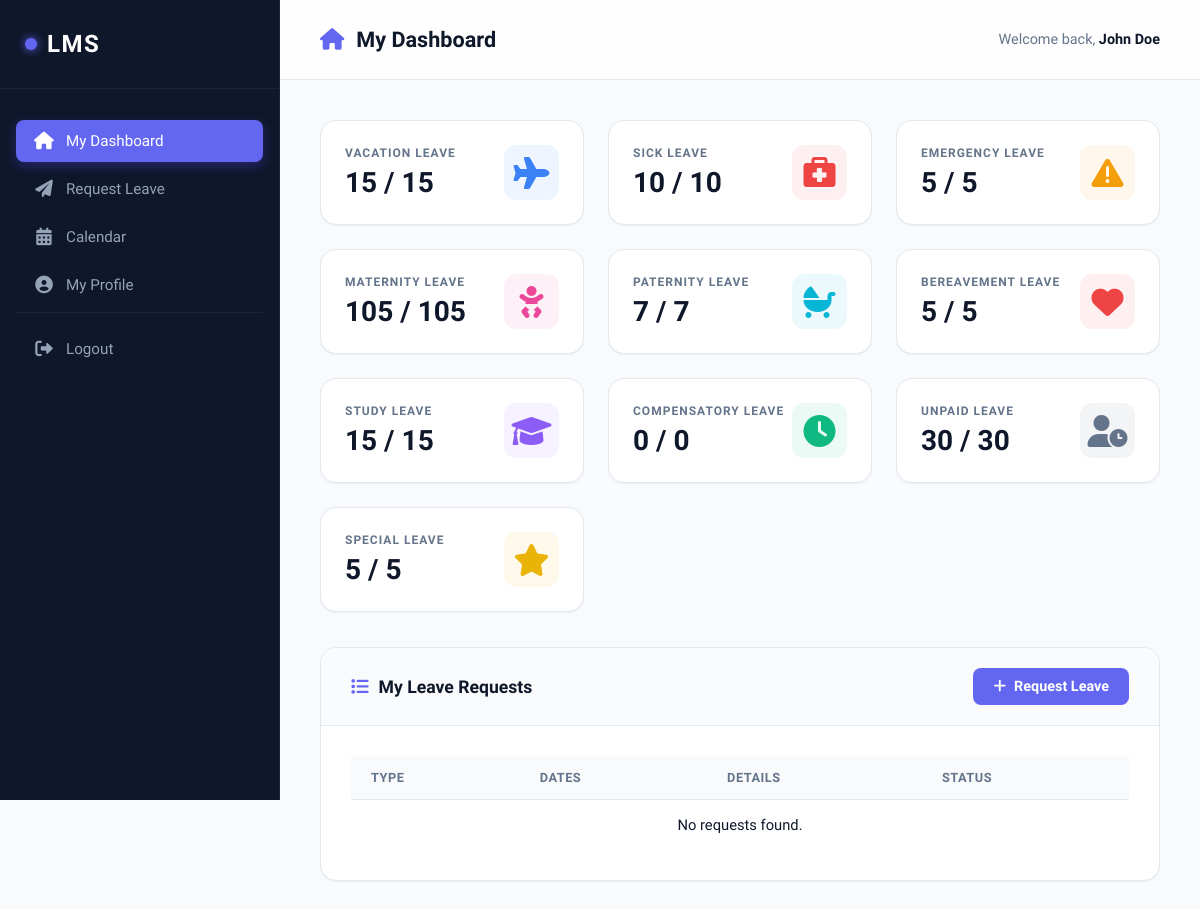
Page /employee_dashboard.php (signed in) on the committed database.
### tables this page shows
CREATE TABLE leave_balances (
    id INT AUTO_INCREMENT PRIMARY KEY,
    user_id INT NOT NULL,
    leave_type VARCHAR(100) NOT NULL,
    total_allowed DECIMAL(5,2) DEFAULT 15.00,
    days_used DECIMAL(5,2) DEFAULT 0.00,
    FOREIGN KEY (user_id) REFERENCES users(id) ON DELETE CASCADE
);

### includes/auth_check.php (called while the page is built, shortened)
<?php
function e($value) {
    return htmlspecialchars($value ?? '', ENT_QUOTES, 'UTF-8');
}
?>

### employee_dashboard.php (the view, shortened to what this page needs)
<?php
require_once 'includes/config.php';
require_once 'includes/auth_check.php';
$user_id = $_SESSION['user_id'];
$stmt = $pdo->prepare("SELECT * FROM leave_balances WHERE user_id = ?");
$stmt->execute([$user_id]);
$balances = $stmt->fetchAll();
$stmt = $pdo->prepare("SELECT * FROM leave_requests WHERE user_id = ? ORDER BY created_at DESC");
$stmt->execute([$user_id]);
$requests = $stmt->fetchAll();
?>
<!DOCTYPE html>
<html lang="en">
<head>
    <link rel="stylesheet" href="assets/style.css">
    <link rel="stylesheet" href="https://cdnjs.cloudflare.com/ajax/libs/font-awesome/6.0.0/css/all.min.css">
</head>
<body>
    <?php include 'includes/sidebar.php'; ?>
    <div class="main-content">
        <div class="top-nav">
            <h2><i class="fas fa-home"></i> My Dashboard</h2>
            <div class="user-info">
                <span>Welcome back, <strong><?php echo e($_SESSION['name']); ?></strong></span>
            </div>
        </div>
        <div class="content-wrapper">
            <div class="stats-container">
                <?php
                $icons = [
                    'Vacation Leave' => ['icon' => 'fa-plane', 'color' => '#3b82f6', 'bg' => 'rgba(59, 130, 246, 0.08)'],
                    'Sick Leave' => ['icon' => 'fa-briefcase-medical', 'color' => '#ef4444', 'bg' => 'rgba(239, 68, 68, 0.08)'],
                    'Emergency Leave' => ['icon' => 'fa-exclamation-triangle', 'color' => '#f59e0b', 'bg' => 'rgba(245, 158, 11, 0.08)'],
                    'Maternity Leave' => ['icon' => 'fa-baby', 'color' => '#ec4899', 'bg' => 'rgba(236, 72, 153, 0.08)'],
                    'Paternity Leave' => ['icon' => 'fa-baby-carriage', 'color' => '#06b6d4', 'bg' => 'rgba(6, 182, 212, 0.08)'],
                    'Bereavement Leave' => ['icon' => 'fa-heart', 'color' => '#ef4444', 'bg' => 'rgba(239, 68, 68, 0.08)'],
                    'Study Leave' => ['icon' => 'fa-graduation-cap', 'color' => '#8b5cf6', 'bg' => 'rgba(139, 92, 246, 0.08)'],
                    'Compensatory Leave' => ['icon' => 'fa-clock', 'color' => '#10b981', 'bg' => 'rgba(16, 185, 129, 0.08)'],
                    'Unpaid Leave' => ['icon' => 'fa-user-clock', 'color' => '#64748b', 'bg' => 'rgba(100, 116, 139, 0.08)'],
                    'Special Leave' => ['icon' => 'fa-star', 'color' => '#eab308', 'bg' => 'rgba(234, 179, 8, 0.08)']
                ];
                foreach ($balances as $b):
                    $meta = $icons[$b['leave_type']] ?? ['icon' => 'fa-calendar', 'color' => '#64748b', 'bg' => 'rgba(100, 116, 139, 0.08)'];
                ?>
                    <div class="stat-card">
                        <div class="stat-info">
                            <strong><?php echo e($b['leave_type']); ?></strong>
                            <div class="value">
                                <?php echo (int)($b['total_allowed'] - $b['days_used']); ?> / <?php echo (int)$b['total_allowed']; ?>
                            </div>
                        </div>
                        <div class="stat-icon" style="background: <?php echo $meta['bg']; ?>; color: <?php echo $meta['color']; ?>;">
                            <i class="fas <?php echo $meta['icon']; ?>"></i>
                        </div>
                    </div>
                <?php endforeach; ?>
            </div>
            <div class="card">
                <div class="card-header">
                    <h3><i class="fas fa-list"></i> My Leave Requests</h3>
                    <a href="request_leave.php" style="text-decoration: none;">
                        <button style="width: auto; padding: 10px 20px; background: var(--success); font-size: 0.9rem;">
                            <i class="fas fa-plus"></i> Request Leave
                        </button>
                    </a>
                </div>
                <div class="card-body">
                    <div class="table-responsive">
                        <table>
                        <thead>
                            <tr>
                                <th>Type</th>
                                <th>Dates</th>
                                <th>Details</th>
                                <th>Status</th>
                            </tr>
                        </thead>
                        <tbody>
                            <?php if (empty($requests)): ?>
                                <tr><td colspan="4" style="text-align: center;">No requests found.</td></tr>
                            <?php endif; ?>
                        </tbody>
                    </table>
                </div>
            </div>
        </div>
    </div>
</body>
</html>

### includes/sidebar.php (shortened to what this page needs)
<?php
$current_page = basename($_SERVER['PHP_SELF']);
$role = $_SESSION['role'] ?? '';
?>
<div class="sidebar">
    <div class="sidebar-header">
        <h3>LMS</h3>
    </div>
    <ul class="sidebar-menu">
        <?php if ($role === 'Admin'): ?>
            <li class="<?php echo $current_page == 'admin_dashboard.php' ? 'active' : ''; ?>">
                <a href="admin_dashboard.php"><i class="fas fa-fw fa-tachometer-alt"></i> Dashboard</a>
            </li>
            <li class="<?php echo $current_page == 'manage_users.php' ? 'active' : ''; ?>">
                <a href="manage_users.php"><i class="fas fa-fw fa-users"></i> Manage Users</a>
            </li>
            <li class="<?php echo $current_page == 'manage_departments.php' ? 'active' : ''; ?>">
                <a href="manage_departments.php"><i class="fas fa-fw fa-building"></i> Departments</a>
            </li>
            <li class="<?php echo $current_page == 'manage_positions.php' ? 'active' : ''; ?>">
                <a href="manage_positions.php"><i class="fas fa-fw fa-briefcase"></i> Positions</a>
            </li>
            <li class="<?php echo $current_page == 'pending_registrations.php' ? 'active' : ''; ?>">
                <a href="pending_registrations.php"><i class="fas fa-fw fa-user-clock"></i> Registrations</a>
            </li>
            <li class="<?php echo $current_page == 'leave_requests.php' ? 'active' : ''; ?>">
                <a href="leave_requests.php"><i class="fas fa-fw fa-calendar-alt"></i> Leave Requests</a>
            </li>
            <li class="<?php echo $current_page == 'calendar.php' ? 'active' : ''; ?>">
                <a href="calendar.php"><i class="fas fa-fw fa-calendar-alt"></i> Calendar</a>
            </li>
            <li class="<?php echo $current_page == 'reports.php' ? 'active' : ''; ?>">
                <a href="reports.php"><i class="fas fa-fw fa-file-invoice"></i> Reports</a>
            </li>
            <li class="<?php echo $current_page == 'audit_logs.php' ? 'active' : ''; ?>">
                <a href="audit_logs.php"><i class="fas fa-fw fa-history"></i> Audit Logs</a>
            </li>
        <?php else: ?>
            <li class="<?php echo $current_page == 'employee_dashboard.php' ? 'active' : ''; ?>">
                <a href="employee_dashboard.php"><i class="fas fa-fw fa-home"></i> My Dashboard</a>
            </li>
            <li class="<?php echo $current_page == 'request_leave.php' ? 'active' : ''; ?>">
                <a href="request_leave.php"><i class="fas fa-fw fa-paper-plane"></i> Request Leave</a>
            </li>
            <li class="<?php echo $current_page == 'calendar.php' ? 'active' : ''; ?>">
                <a href="calendar.php"><i class="fas fa-fw fa-calendar-alt"></i> Calendar</a>
            </li>
            <li class="<?php echo $current_page == 'my_profile.php' ? 'active' : ''; ?>">
                <a href="my_profile.php"><i class="fas fa-fw fa-user-circle"></i> My Profile</a>
            </li>
        <?php endif; ?>
        <li class="logout-link">
            <a href="logout.php"><i class="fas fa-fw fa-sign-out-alt"></i> Logout</a>
        </li>
    </ul>
</div>

### rows in the picture
leave_balances: leave_type "VACATION LEAVE", $b['total_allowed'] - $b['days_used'] "15", total_allowed "15"
leave_balances: leave_type "SICK LEAVE", $b['total_allowed'] - $b['days_used'] "10", total_allowed "10"
leave_balances: leave_type "EMERGENCY LEAVE", $b['total_allowed'] - $b['days_used'] "5", total_allowed "5"
leave_balances: leave_type "MATERNITY LEAVE", $b['total_allowed'] - $b['days_used'] "105", total_allowed "105"
leave_balances: leave_type "PATERNITY LEAVE", $b['total_allowed'] - $b['days_used'] "7", total_allowed "7"
leave_balances: leave_type "BEREAVEMENT LEAVE", $b['total_allowed'] - $b['days_used'] "5", total_allowed "5"
leave_balances: leave_type "STUDY LEAVE", $b['total_allowed'] - $b['days_used'] "15", total_allowed "15"
leave_balances: leave_type "COMPENSATORY LEAVE", $b['total_allowed'] - $b['days_used'] "0", total_allowed "0"
leave_balances: leave_type "UNPAID LEAVE", $b['total_allowed'] - $b['days_used'] "30", total_allowed "30"
leave_balances: leave_type "SPECIAL LEAVE", $b['total_allowed'] - $b['days_used'] "5", total_allowed "5"

### other values in the picture
$_SESSION['name'] "John Doe"
